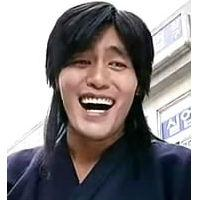
#> input picture DEMO/DEMOinPy/jin.jpg, 200 x 200 px
$ python main.py   (older library calls are emulated)
#> lines starting #> are read from the running program, lines starting #| are printed output that depends on the picture
# import matplotlib.pyplot as plt
# import matplotlib.image as mpimg # mpimg
# import numpy as np
# import scipy as sp
# from scipy.misc import face
#
#
# import matplotlib.cbook as cbook
#
# #image_file = cbook.get_sample_data('ada.png')
# image = mpimg.imread("f1.jpg")
#
# plt.imshow(image)
# plt.axis('off')  # clear x- and y-axes
# plt.show()
# -*-coding:gbk-*-
from PIL import Image
import numpy as np
import matplotlib.pyplot as plt

img = Image.open('jin.jpg')
#> img is the input picture: PIL image 200x200 RGB; mean R, G, B 139.9, 134.8, 136.3
img = np.array(img)
if img.ndim == 3:
    img = img[:,:,0]
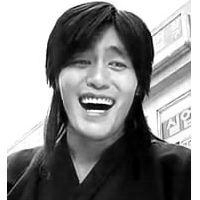
#> img: shape (200, 200); min 0, max 255, mean 139.9
plt.subplot(221); plt.imshow(img)
plt.subplot(222); plt.imshow(img, cmap ='gray')
plt.subplot(223); plt.imshow(img, cmap = plt.cm.gray)
plt.subplot(224); plt.imshow(img, cmap = plt.cm.gray_r)
plt.savefig("gray.png")
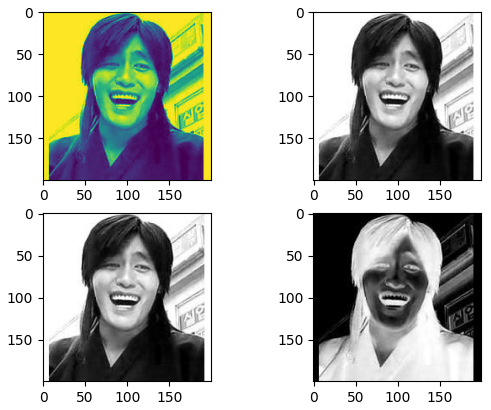
#> figure drawn by matplotlib, 4 panels
plt.show()
